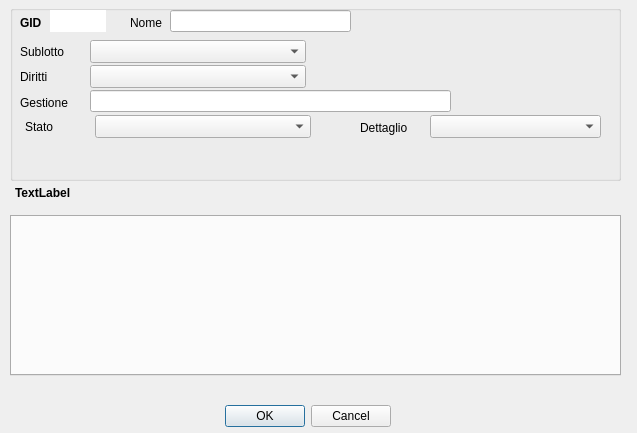
<?xml version="1.0" encoding="UTF-8"?>
<ui version="4.0">
 <class>ModuloNodi</class>
 <widget class="QDialog" name="ModuloNodi">
  <property name="geometry">
   <rect>
    <x>0</x>
    <y>0</y>
    <width>637</width>
    <height>433</height>
   </rect>
  </property>
  <property name="sizePolicy">
   <sizepolicy hsizetype="Fixed" vsizetype="Fixed">
    <horstretch>0</horstretch>
    <verstretch>0</verstretch>
   </sizepolicy>
  </property>
  <property name="maximumSize">
   <size>
    <width>637</width>
    <height>433</height>
   </size>
  </property>
  <property name="windowTitle">
   <string>Editing nodi</string>
  </property>
  <widget class="QDialogButtonBox" name="buttonBox">
   <property name="geometry">
    <rect>
     <x>50</x>
     <y>400</y>
     <width>341</width>
     <height>32</height>
    </rect>
   </property>
   <property name="orientation">
    <enum>Qt::Horizontal</enum>
   </property>
   <property name="standardButtons">
    <set>QDialogButtonBox::Cancel|QDialogButtonBox::Ok</set>
   </property>
  </widget>
  <widget class="QGroupBox" name="groupBox">
   <property name="geometry">
    <rect>
     <x>10</x>
     <y>5</y>
     <width>611</width>
     <height>176</height>
    </rect>
   </property>
   <property name="title">
    <string/>
   </property>
   <widget class="QLineEdit" name="nome">
    <property name="geometry">
     <rect>
      <x>160</x>
      <y>5</y>
      <width>181</width>
      <height>22</height>
     </rect>
    </property>
   </widget>
   <widget class="QLabel" name="label">
    <property name="geometry">
     <rect>
      <x>120</x>
      <y>10</y>
      <width>36</width>
      <height>16</height>
     </rect>
    </property>
    <property name="text">
     <string>Nome</string>
    </property>
   </widget>
   <widget class="QComboBox" name="diritti">
    <property name="geometry">
     <rect>
      <x>80</x>
      <y>60</y>
      <width>216</width>
      <height>23</height>
     </rect>
    </property>
   </widget>
   <widget class="QLabel" name="label_2">
    <property name="geometry">
     <rect>
      <x>10</x>
      <y>65</y>
      <width>58</width>
      <height>14</height>
     </rect>
    </property>
    <property name="text">
     <string>Diritti</string>
    </property>
   </widget>
   <widget class="QLineEdit" name="gid">
    <property name="geometry">
     <rect>
      <x>40</x>
      <y>5</y>
      <width>56</width>
      <height>22</height>
     </rect>
    </property>
    <property name="font">
     <font>
      <weight>75</weight>
      <bold>true</bold>
      <underline>true</underline>
     </font>
    </property>
    <property name="frame">
     <bool>false</bool>
    </property>
    <property name="readOnly">
     <bool>true</bool>
    </property>
   </widget>
   <widget class="QLabel" name="label_4">
    <property name="geometry">
     <rect>
      <x>10</x>
      <y>10</y>
      <width>41</width>
      <height>16</height>
     </rect>
    </property>
    <property name="font">
     <font>
      <weight>75</weight>
      <bold>true</bold>
     </font>
    </property>
    <property name="text">
     <string>GID</string>
    </property>
   </widget>
   <widget class="QLabel" name="label_5">
    <property name="geometry">
     <rect>
      <x>10</x>
      <y>90</y>
      <width>66</width>
      <height>16</height>
     </rect>
    </property>
    <property name="text">
     <string>Gestione</string>
    </property>
   </widget>
   <widget class="QLineEdit" name="gestione">
    <property name="geometry">
     <rect>
      <x>80</x>
      <y>85</y>
      <width>361</width>
      <height>22</height>
     </rect>
    </property>
   </widget>
   <widget class="QComboBox" name="id_sublotto">
    <property name="geometry">
     <rect>
      <x>80</x>
      <y>35</y>
      <width>216</width>
      <height>23</height>
     </rect>
    </property>
   </widget>
   <widget class="QLabel" name="label_3">
    <property name="geometry">
     <rect>
      <x>10</x>
      <y>40</y>
      <width>58</width>
      <height>14</height>
     </rect>
    </property>
    <property name="text">
     <string>Sublotto</string>
    </property>
   </widget>
   <widget class="QLabel" name="label_6">
    <property name="geometry">
     <rect>
      <x>15</x>
      <y>115</y>
      <width>58</width>
      <height>14</height>
     </rect>
    </property>
    <property name="text">
     <string>Stato</string>
    </property>
   </widget>
   <widget class="QComboBox" name="dsstato">
    <property name="geometry">
     <rect>
      <x>85</x>
      <y>110</y>
      <width>216</width>
      <height>23</height>
     </rect>
    </property>
   </widget>
   <widget class="QComboBox" name="dettaglio">
    <property name="geometry">
     <rect>
      <x>420</x>
      <y>110</y>
      <width>171</width>
      <height>23</height>
     </rect>
    </property>
   </widget>
   <widget class="QLabel" name="label_7">
    <property name="geometry">
     <rect>
      <x>350</x>
      <y>115</y>
      <width>66</width>
      <height>16</height>
     </rect>
    </property>
    <property name="text">
     <string>Dettaglio</string>
    </property>
   </widget>
  </widget>
  <widget class="QLabel" name="oggetti">
   <property name="geometry">
    <rect>
     <x>15</x>
     <y>185</y>
     <width>601</width>
     <height>16</height>
    </rect>
   </property>
   <property name="font">
    <font>
     <weight>75</weight>
     <bold>true</bold>
    </font>
   </property>
   <property name="text">
    <string>TextLabel</string>
   </property>
  </widget>
  <widget class="QTabWidget" name="tabWidget">
   <property name="geometry">
    <rect>
     <x>10</x>
     <y>215</y>
     <width>611</width>
     <height>161</height>
    </rect>
   </property>
   <property name="currentIndex">
    <number>-1</number>
   </property>
  </widget>
 </widget>
 <resources/>
 <connections>
  <connection>
   <sender>buttonBox</sender>
   <signal>accepted()</signal>
   <receiver>ModuloNodi</receiver>
   <slot>accept()</slot>
   <hints>
    <hint type="sourcelabel">
     <x>248</x>
     <y>254</y>
    </hint>
    <hint type="destinationlabel">
     <x>157</x>
     <y>274</y>
    </hint>
   </hints>
  </connection>
  <connection>
   <sender>buttonBox</sender>
   <signal>rejected()</signal>
   <receiver>ModuloNodi</receiver>
   <slot>reject()</slot>
   <hints>
    <hint type="sourcelabel">
     <x>316</x>
     <y>260</y>
    </hint>
    <hint type="destinationlabel">
     <x>286</x>
     <y>274</y>
    </hint>
   </hints>
  </connection>
 </connections>
</ui>
